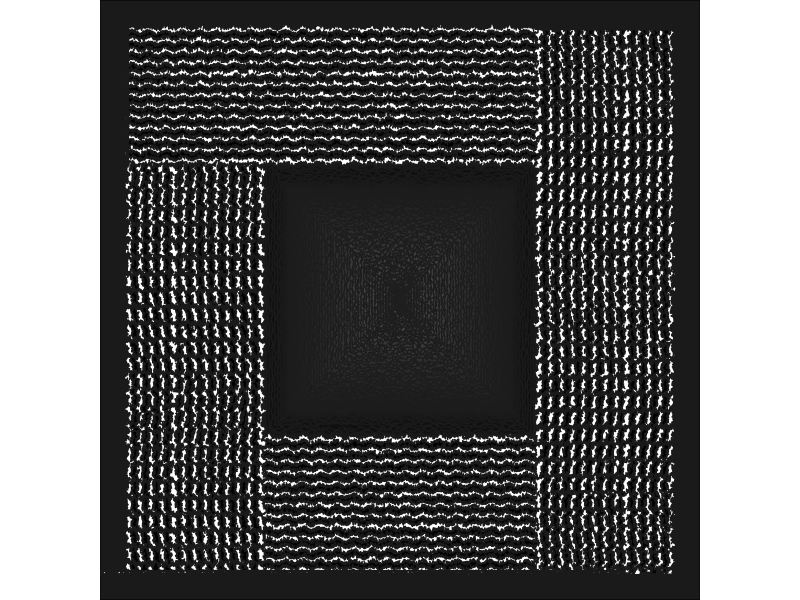
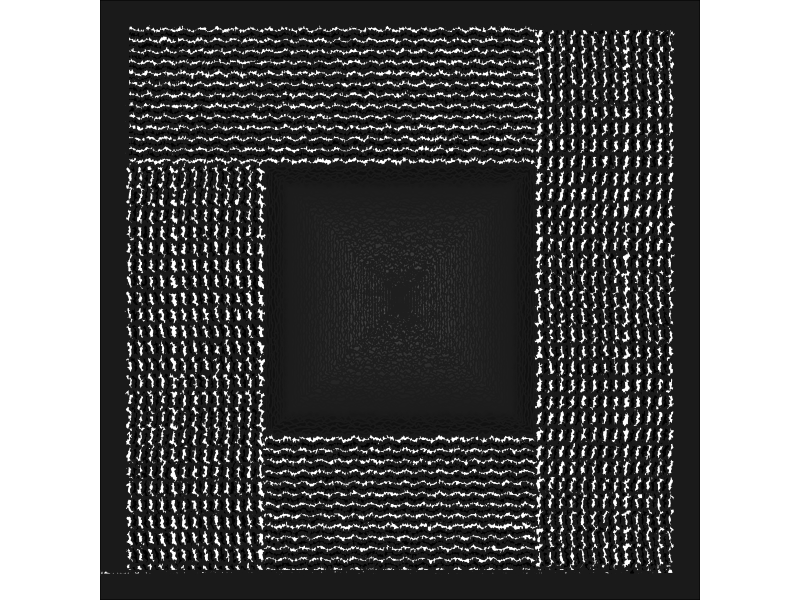

These figures' R source, in order:
library(tidyverse)

wave1 <- tibble(x = c(seq(0,100, length.out = 1000),
                     rep(100,1000),
                     seq(100,0, length.out = 1000),
                     rep(0,1000)
                     ),
               y = c(rep(0,1000) + sin(x[1:1000])/2 * cos(x[1:1000]),
                     seq(0,1, length.out = 1000),
                     rep(1,1000) + sin(x[2001:3000])/2 * cos(x[2001:3000]),
                     seq(1,0, length.out = 1000)
                     ),
               group = "wave1_"
)

wave2 <- tibble(y = c(seq(0,100, length.out = 1000),
                      rep(100,1000),
                      seq(100,0, length.out = 1000),
                      rep(0,1000)),
                x = c(rep(0,1000) + sin(y[1:1000])/2 * cospi(y[1:1000]),
                      seq(0,1, length.out = 1000),
                      rep(1,1000) + sin(y[2001:3000])/2 * sinpi(y[2001:3000]),
                      seq(1,0, length.out = 1000)),
                group = "wave2_"
)

wave3 <- tibble(x = c(seq(0,100, length.out = 1000),
                      rep(100,1000),
                      seq(100,0, length.out = 1000),
                      rep(0,1000)),
                y = c(rep(100,1000) + sin(x[1:1000])/2 * cos(x[1:1000]),
                      seq(100,99, length.out = 1000),
                      rep(99,1000) + sin(x[2001:3000])/2 * cos(x[2001:3000]),
                      seq(99,100, length.out = 1000)
                ),
                group = "wave3_"
)

wave4 <- tibble(y = c(seq(0,100, length.out = 1000),
                      rep(100,1000),
                      seq(100,0, length.out = 1000),
                      rep(0,1000)),
                x = c(rep(100,1000) + sin(y[1:1000])/2 * cospi(y[1:1000]),
                      seq(100,99, length.out = 1000),
                      rep(99,1000) + sin(y[2001:3000])/2 * sinpi(y[2001:3000]),
                      seq(99,0, length.out = 1000)),
                group = "wave4_"
)

wave_maker <- function(n, wave_df, direction = c("up","down","left","right")){
  
  if(direction %in% c("up","down")){
    new_waves <- map_df(1:n, ~ wave_df %>%
                          mutate(y = y + ifelse(direction == "up", 1*.x,-1*.x),
                                 group = paste0(group,.x))
    )
  } else {
    new_waves <- map_df(1:n, ~ wave_df %>%
                          mutate(x = x + ifelse(direction == "right", 1*.x,-1*.x),
                                 group = paste0(group,.x))
    )
                        }
  
  
  return(new_waves)
}

n1 <- 25


waves1 <- pmap_df(list(n1,
                       "up"), 
                  ~ wave_maker(..1,wave1, direction = ..2))|>
  mutate(y = y - 1)


waves1$fill <- rep_along(1:nrow(waves1), c(rep("white",4000), rep("black",4000)))

waves2 <- pmap_df(list(n1,
                       "right"), 
                  ~ wave_maker(..1,wave2, direction = ..2)) |>
  mutate(x = x - 1)

waves2$fill <- rep_along(1:nrow(waves2), c(rep("white",4000), rep("black",4000)))

waves3 <- pmap_df(list(n1,
                       "down"), 
                  ~ wave_maker(..1,wave3, direction = ..2))|>
  mutate(y = y + 1)

waves3$fill <- rep_along(1:nrow(waves3), c(rep("white",4000), rep("black",4000)))

waves4 <- pmap_df(list(n1,
                       "left"), 
                  ~ wave_maker(..1,wave4, direction = ..2)) |>
  mutate(x = x + 1)

waves4$fill <- rep_along(1:nrow(waves4), c(rep("white",4000), rep("black",4000)))

center <- tibble(x = c(seq(25,75, length = 100),
                       rep(75, 100),
                       seq(75,25, length = 100),
                       rep(25, 100)),
                 y = c(rep(25,100),
                       seq(25,75, length = 100),
                       rep(75, 100),
                       seq(75,25, length = 100)),
                 group = "center_")

n2 <- 50
trans <- seq(0,25, length.out = n2)
colors_box <- rev(colorRampPalette(c("#ffffff","#000000"))(n2))

center_data <- pmap_df(list(1:n2, 
                             trans,
                             colors_box), ~tibble(x = c(seq(25+..2,75-..2, length = 100),
                                               rep(75-..2, 100),
                                               seq(75-..2,25+..2, length = 100),
                                               rep(25+..2, 100)),
                                         y = c(rep(25+..2,100),
                                               seq(25+..2,75-..2, length = 100),
                                               rep(75-..2, 100),
                                               seq(75-..2,25+..2, length = 100)),
                                         group = paste0("center_",..1),
                                         fill = ..3)) |>
  arrange(group)

waves1 |>
  ggplot(aes(x,y, group = group))+
  theme_void()+
  theme(plot.background = element_rect(fill = "#1a1a1a"))+
  geom_polygon(data = center_data,
               position = position_jitter(width = .2, height = .4),
               color = "#1a1a1a",
               fill = center_data$fill,
               alpha = .2) +
  geom_polygon(position = position_jitter(width = .2, height = .4),
               color = "#1a1a1a",
               fill = waves1$fill) +
  geom_polygon(data = waves2,
               position = position_jitter(width = .2, height = .4),
               color = "#1a1a1a",
               fill = waves2$fill) +
  geom_polygon(data = waves3,
               position = position_jitter(width = .2, height = .4),
               color = "#1a1a1a",
               fill = waves3$fill) +
  geom_polygon(data = waves4,
               position = position_jitter(width = .2, height = .4),
               color = "#1a1a1a",
               fill = waves4$fill) +
  # geom_polygon(data = wave2, position = position_jitter(width = .02, height = .004)) +
  # geom_polygon(data = wave3, position = position_jitter(width = .02, height = .004)) +
  # geom_polygon(data = wave4, position = position_jitter(width = .02, height = .004)) +
  coord_equal(xlim = c(0,100), ylim = c(0,100), expand = TRUE)

ggsave("day 19.png",
       device = "png",
       dpi = 300,
       bg = "transparent")
